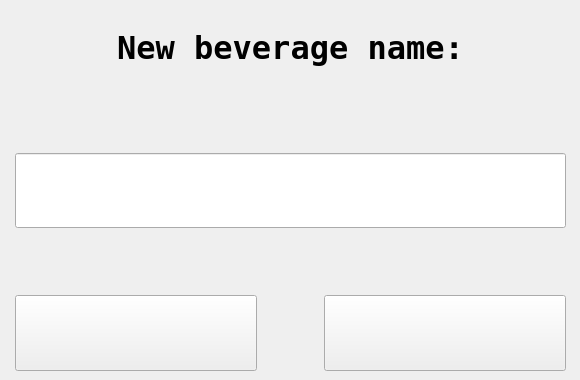
      <widget class="QWidget" name="beverageSaveNamePage">
       <widget class="QWidget" name="layoutWidget">
        <property name="geometry">
         <rect>
          <x>10</x>
          <y>10</y>
          <width>561</width>
          <height>361</height>
         </rect>
        </property>
        <layout class="QGridLayout" name="gridLayout_3">
         <property name="leftMargin">
          <number>5</number>
         </property>
         <property name="rightMargin">
          <number>5</number>
         </property>
         <property name="spacing">
          <number>67</number>
         </property>
         <item row="0" column="0" colspan="2">
          <widget class="QLabel" name="label_2">
           <property name="font">
            <font>
             <family>DejaVu Sans Mono</family>
             <pointsize>24</pointsize>
             <bold>true</bold>
            </font>
           </property>
           <property name="styleSheet">
            <string notr="true">color: rgb(0, 0, 0);</string>
           </property>
           <property name="text">
            <string>New beverage name:</string>
           </property>
           <property name="alignment">
            <set>Qt::AlignCenter</set>
           </property>
           <property name="wordWrap">
            <bool>true</bool>
           </property>
          </widget>
         </item>
         <item row="1" column="0" colspan="2">
          <widget class="QLineEdit" name="beveragelineEdit">
           <property name="sizePolicy">
            <sizepolicy hsizetype="Expanding" vsizetype="Minimum">
             <horstretch>0</horstretch>
             <verstretch>0</verstretch>
            </sizepolicy>
           </property>
           <property name="font">
            <font>
             <pointsize>26</pointsize>
            </font>
           </property>
           <property name="styleSheet">
            <string notr="true">color: rgb(0, 0, 0);</string>
           </property>
           <property name="inputMethodHints">
            <set>Qt::ImhLatinOnly</set>
           </property>
           <property name="text">
            <string/>
           </property>
           <property name="clearButtonEnabled">
            <bool>false</bool>
           </property>
          </widget>
         </item>
         <item row="2" column="1">
          <widget class="QPushButton" name="saveBeverage">
           <property name="sizePolicy">
            <sizepolicy hsizetype="Minimum" vsizetype="Minimum">
             <horstretch>0</horstretch>
             <verstretch>0</verstretch>
            </sizepolicy>
           </property>
           <property name="text">
            <string/>
           </property>
           <property name="icon">
            <iconset resource="resources.qrc">
             <normaloff>:/images/assets/save-44.png</normaloff>:/images/assets/save-44.png</iconset>
           </property>
           <property name="iconSize">
            <size>
             <width>77</width>
             <height>77</height>
            </size>
           </property>
          </widget>
         </item>
         <item row="2" column="0">
          <widget class="QPushButton" name="backSaveBeverage">
           <property name="sizePolicy">
            <sizepolicy hsizetype="Minimum" vsizetype="Minimum">
             <horstretch>0</horstretch>
             <verstretch>0</verstretch>
            </sizepolicy>
           </property>
           <property name="text">
            <string/>
           </property>
           <property name="icon">
            <iconset resource="resources.qrc">
             <normaloff>:/images/assets/go-back-2.png</normaloff>:/images/assets/go-back-2.png</iconset>
           </property>
           <property name="iconSize">
            <size>
             <width>77</width>
             <height>77</height>
            </size>
           </property>
          </widget>
         </item>
        </layout>
       </widget>
      </widget>
